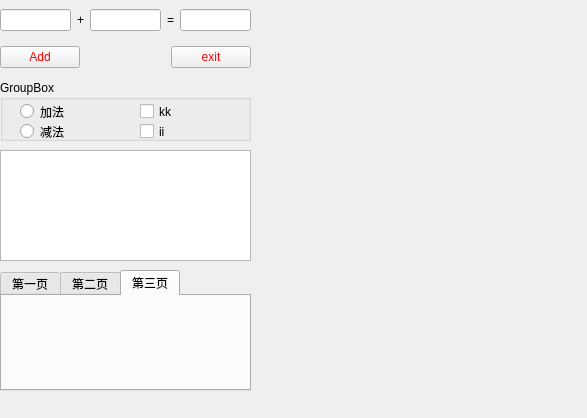
<ui version="4.0" >
 <class>Qt1</class>
 <widget class="QDialog" name="Qt1" >
  <property name="geometry" >
   <rect>
    <x>0</x>
    <y>0</y>
    <width>587</width>
    <height>418</height>
   </rect>
  </property>
  <property name="windowTitle" >
   <string>Dialog</string>
  </property>
  <property name="styleSheet" >
   <string>QPushButton { 
		color: red ;
/*		border-radius : 6px;  */
}</string>
  </property>
  <widget class="QGroupBox" name="groupBox" >
   <property name="geometry" >
    <rect>
     <x>0</x>
     <y>80</y>
     <width>251</width>
     <height>61</height>
    </rect>
   </property>
   <property name="title" >
    <string>GroupBox</string>
   </property>
   <widget class="QRadioButton" name="rbAdd" >
    <property name="geometry" >
     <rect>
      <x>20</x>
      <y>20</y>
      <width>51</width>
      <height>23</height>
     </rect>
    </property>
    <property name="text" >
     <string>加法</string>
    </property>
   </widget>
   <widget class="QRadioButton" name="rbSub" >
    <property name="geometry" >
     <rect>
      <x>20</x>
      <y>40</y>
      <width>51</width>
      <height>23</height>
     </rect>
    </property>
    <property name="text" >
     <string>减法</string>
    </property>
   </widget>
   <widget class="QCheckBox" name="cbKk" >
    <property name="geometry" >
     <rect>
      <x>140</x>
      <y>20</y>
      <width>82</width>
      <height>23</height>
     </rect>
    </property>
    <property name="text" >
     <string>kk</string>
    </property>
   </widget>
   <widget class="QCheckBox" name="cbIi" >
    <property name="geometry" >
     <rect>
      <x>140</x>
      <y>40</y>
      <width>82</width>
      <height>23</height>
     </rect>
    </property>
    <property name="text" >
     <string>ii</string>
    </property>
   </widget>
  </widget>
  <widget class="QTableWidget" name="tableWidget" >
   <property name="geometry" >
    <rect>
     <x>0</x>
     <y>150</y>
     <width>251</width>
     <height>111</height>
    </rect>
   </property>
   <property name="rowCount" >
    <number>0</number>
   </property>
   <property name="columnCount" >
    <number>0</number>
   </property>
  </widget>
  <widget class="QTabWidget" name="tabWidget" >
   <property name="geometry" >
    <rect>
     <x>0</x>
     <y>270</y>
     <width>251</width>
     <height>121</height>
    </rect>
   </property>
   <property name="currentIndex" >
    <number>2</number>
   </property>
   <widget class="QWidget" name="tab1" >
    <attribute name="title" >
     <string>第一页</string>
    </attribute>
    <widget class="QPushButton" name="pbqqqq" >
     <property name="geometry" >
      <rect>
       <x>0</x>
       <y>10</y>
       <width>80</width>
       <height>27</height>
      </rect>
     </property>
     <property name="text" >
      <string>qqqq</string>
     </property>
    </widget>
   </widget>
   <widget class="QWidget" name="tab_2" >
    <attribute name="title" >
     <string>第二页</string>
    </attribute>
   </widget>
   <widget class="QWidget" name="tab3" >
    <attribute name="title" >
     <string>第三页</string>
    </attribute>
   </widget>
  </widget>
  <widget class="QWidget" name="" >
   <property name="geometry" >
    <rect>
     <x>0</x>
     <y>0</y>
     <width>251</width>
     <height>78</height>
    </rect>
   </property>
   <layout class="QVBoxLayout" >
    <item>
     <layout class="QHBoxLayout" >
      <item>
       <widget class="QLineEdit" name="le1" />
      </item>
      <item>
       <widget class="QLabel" name="label" >
        <property name="text" >
         <string>+</string>
        </property>
       </widget>
      </item>
      <item>
       <widget class="QLineEdit" name="le2" />
      </item>
      <item>
       <widget class="QLabel" name="label_2" >
        <property name="text" >
         <string>=</string>
        </property>
       </widget>
      </item>
      <item>
       <widget class="QLineEdit" name="leRes" />
      </item>
     </layout>
    </item>
    <item>
     <layout class="QHBoxLayout" >
      <item>
       <widget class="QPushButton" name="pbOK" >
        <property name="text" >
         <string>Add</string>
        </property>
       </widget>
      </item>
      <item>
       <spacer>
        <property name="orientation" >
         <enum>Qt::Horizontal</enum>
        </property>
        <property name="sizeHint" >
         <size>
          <width>40</width>
          <height>20</height>
         </size>
        </property>
       </spacer>
      </item>
      <item>
       <widget class="QPushButton" name="pbExit" >
        <property name="text" >
         <string>exit</string>
        </property>
       </widget>
      </item>
     </layout>
    </item>
   </layout>
  </widget>
 </widget>
 <resources/>
 <connections/>
</ui>
